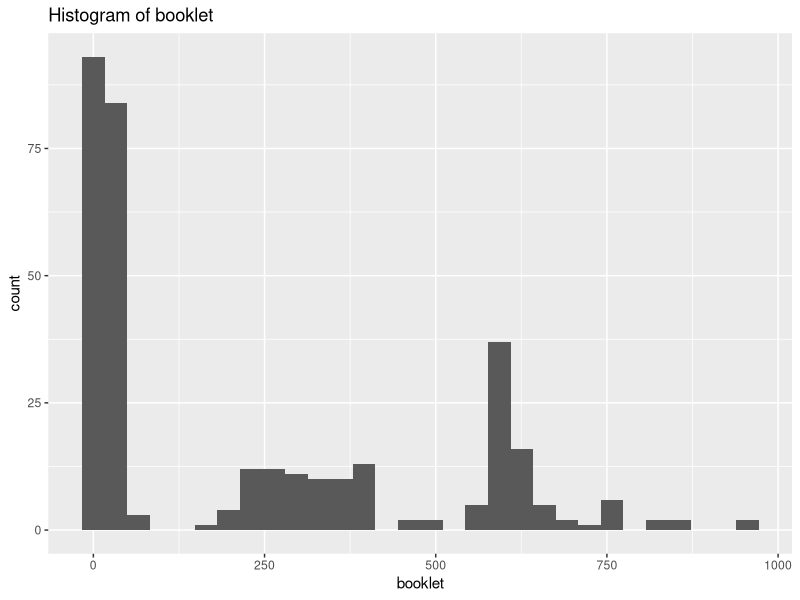
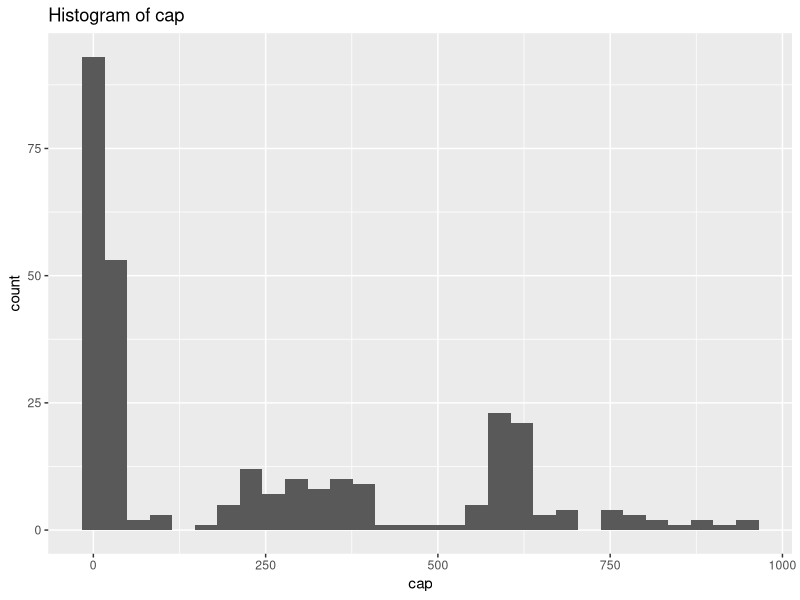
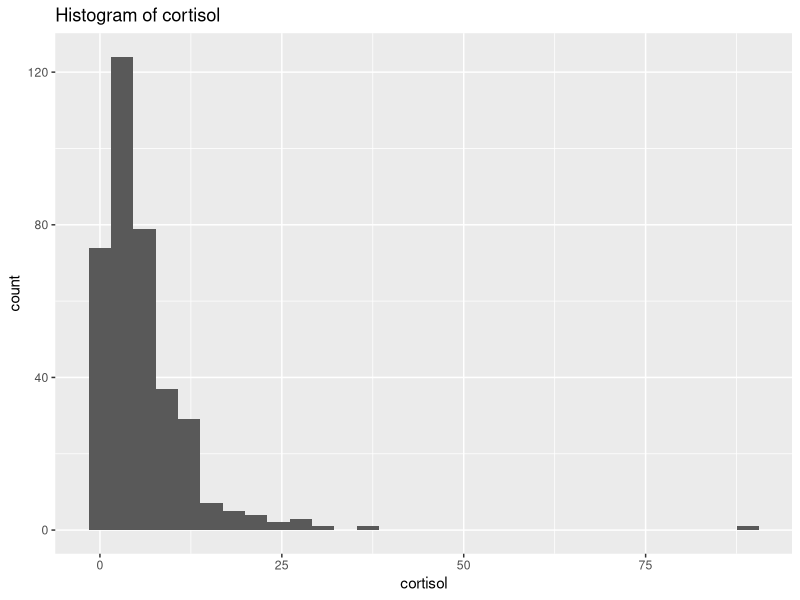
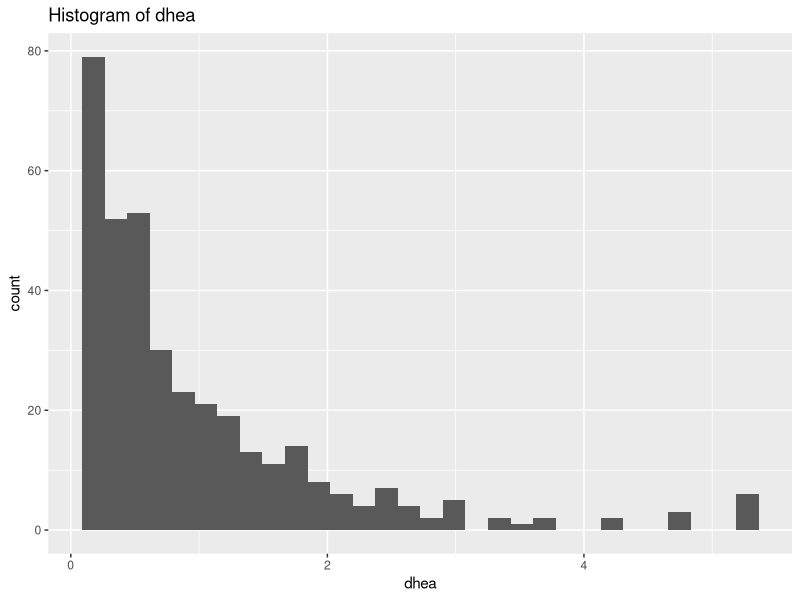

Write the R code that produced these figures, in order.
## ---- chunk 1
library(tidyverse)
library(lme4)
library(lmerTest)
## ---- chunk 2
data <- read.csv("Project0_Clean_v2.csv") %>%
  transmute(
    id = SubjectID,
    day = DAYNUMB, # day number: should be 1 - 3
    sample = Collection.Sample, # sample number of a day: 1 - 4
    sleep = Sleep.Diary.reported.wake.time, 
    # time
    booklet = if_else(sample == 1, 0,
      Booklet..Sample.interval.Decimal.Time..mins.),
    cap = if_else(sample == 1, 0,
      MEMs..Sample.interval.Decimal.Time..mins.),
    # outcome
    cortisol = Cortisol..nmol.L.,
    dhea = DHEA..nmol.L.)
## ---- chunk 3
data %>%
  count(id) %>% count(n)
# Yes
## ---- chunk 4
table(
  sample1 = data$sample == 1,
  wake_na = data$sleep != "")
# Yes, sample = 1 means having wake-up time
## ---- chunk 5
data %>%
  summarise(
    booklet_missing = sum(is.na(booklet)),
    cap_missing = sum(is.na(cap)),
    cortisol_missing = sum(is.na(cortisol)),
    dhea_missing = sum(is.na(dhea)))
## ---- chunk 6
table(
  booklet_na = is.na(data$booklet),
  cap_na = is.na(data$cap))
# No, there are only 17 rows overlapping
# we only have 268/372 rows in terms of non-missing time
## ---- chunk 7
ggplot(data, aes(x = booklet)) +
  geom_histogram(bins = 30, na.rm = TRUE) +
  labs(title = "Histogram of booklet")

ggplot(data, aes(x = cap)) +
  geom_histogram(bins = 30, na.rm = TRUE) +
  labs(title = "Histogram of cap")

ggplot(data, aes(x = cortisol)) +
  geom_histogram(bins = 30, na.rm = TRUE) +
  labs(title = "Histogram of cortisol")

ggplot(data, aes(x = dhea)) +
  geom_histogram(bins = 30, na.rm = TRUE) +
  labs(title = "Histogram of dhea")
## ---- chunk 8
data %>%
  summarise(
    booklet_min = min(booklet, na.rm = TRUE),
    booklet_max = max(booklet, na.rm = TRUE),
    cap_min = min(cap, na.rm = TRUE),
    cap_max = max(cap, na.rm = TRUE),
    cortisol_min = min(cortisol, na.rm = TRUE),
    cortisol_max = max(cortisol, na.rm = TRUE),
    dhea_min = min(dhea, na.rm = TRUE),
    dhea_max = max(dhea, na.rm = TRUE))
## ---- chunk 9
# following advice from PI, set threshold for two outcomes and remove outliers
data <- data %>%
  mutate(
    dhea_cleaned = if_else(dhea > 0.205, NA_real_, dhea),
    cortisol_cleaned = if_else(cortisol > 80, NA_real_, cortisol))
